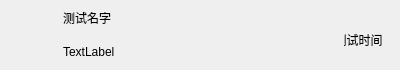
<?xml version="1.0" encoding="UTF-8"?>
<ui version="4.0">
 <class>ChatUserWid</class>
 <widget class="QWidget" name="ChatUserWid">
  <property name="geometry">
   <rect>
    <x>0</x>
    <y>0</y>
    <width>400</width>
    <height>70</height>
   </rect>
  </property>
  <property name="minimumSize">
   <size>
    <width>0</width>
    <height>70</height>
   </size>
  </property>
  <property name="maximumSize">
   <size>
    <width>16777215</width>
    <height>70</height>
   </size>
  </property>
  <property name="windowTitle">
   <string>Form</string>
  </property>
  <layout class="QHBoxLayout" name="horizontalLayout">
   <property name="spacing">
    <number>5</number>
   </property>
   <property name="leftMargin">
    <number>6</number>
   </property>
   <property name="topMargin">
    <number>2</number>
   </property>
   <property name="rightMargin">
    <number>6</number>
   </property>
   <property name="bottomMargin">
    <number>2</number>
   </property>
   <item>
    <widget class="QWidget" name="icon_wid" native="true">
     <property name="minimumSize">
      <size>
       <width>50</width>
       <height>50</height>
      </size>
     </property>
     <property name="maximumSize">
      <size>
       <width>50</width>
       <height>50</height>
      </size>
     </property>
     <layout class="QHBoxLayout" name="horizontalLayout_2">
      <property name="spacing">
       <number>0</number>
      </property>
      <property name="leftMargin">
       <number>0</number>
      </property>
      <property name="topMargin">
       <number>0</number>
      </property>
      <property name="rightMargin">
       <number>0</number>
      </property>
      <property name="bottomMargin">
       <number>0</number>
      </property>
      <item>
       <widget class="QLabel" name="icon_lb">
        <property name="minimumSize">
         <size>
          <width>45</width>
          <height>45</height>
         </size>
        </property>
        <property name="maximumSize">
         <size>
          <width>45</width>
          <height>45</height>
         </size>
        </property>
        <property name="text">
         <string/>
        </property>
       </widget>
      </item>
     </layout>
    </widget>
   </item>
   <item>
    <widget class="QWidget" name="user_info_wid" native="true">
     <layout class="QVBoxLayout" name="verticalLayout">
      <property name="leftMargin">
       <number>2</number>
      </property>
      <property name="topMargin">
       <number>2</number>
      </property>
      <property name="rightMargin">
       <number>2</number>
      </property>
      <property name="bottomMargin">
       <number>2</number>
      </property>
      <item>
       <widget class="QLabel" name="user_name_lb">
        <property name="text">
         <string>测试名字</string>
        </property>
       </widget>
      </item>
      <item>
       <widget class="QLabel" name="user_chat_lb">
        <property name="text">
         <string>TextLabel</string>
        </property>
       </widget>
      </item>
     </layout>
    </widget>
   </item>
   <item>
    <widget class="QWidget" name="time_wid" native="true">
     <property name="minimumSize">
      <size>
       <width>50</width>
       <height>50</height>
      </size>
     </property>
     <property name="maximumSize">
      <size>
       <width>50</width>
       <height>50</height>
      </size>
     </property>
     <widget class="QLabel" name="time_lb">
      <property name="geometry">
       <rect>
        <x>-20</x>
        <y>20</y>
        <width>69</width>
        <height>19</height>
       </rect>
      </property>
      <property name="text">
       <string>测试时间</string>
      </property>
      <property name="alignment">
       <set>Qt::AlignmentFlag::AlignCenter</set>
      </property>
     </widget>
    </widget>
   </item>
  </layout>
 </widget>
 <resources/>
 <connections/>
</ui>
